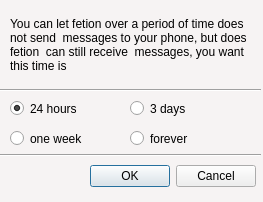
<ui version="4.0" >
 <class>refuseSMSDia</class>
 <widget class="QDialog" name="refuseSMSDia" >
  <property name="geometry" >
   <rect>
    <x>0</x>
    <y>0</y>
    <width>263</width>
    <height>202</height>
   </rect>
  </property>
  <property name="windowTitle" >
   <string>Dialog</string>
  </property>
  <property name="styleSheet" >
   <string>QDialog {
background-color:rgb(246,243,243);
}</string>
  </property>
  <widget class="QDialogButtonBox" name="buttonBox" >
   <property name="geometry" >
    <rect>
     <x>90</x>
     <y>160</y>
     <width>166</width>
     <height>32</height>
    </rect>
   </property>
   <property name="orientation" >
    <enum>Qt::Horizontal</enum>
   </property>
   <property name="standardButtons" >
    <set>QDialogButtonBox::Cancel|QDialogButtonBox::NoButton|QDialogButtonBox::Ok</set>
   </property>
  </widget>
  <widget class="QLabel" name="Test_Show" >
   <property name="geometry" >
    <rect>
     <x>191</x>
     <y>7</y>
     <width>71</width>
     <height>20</height>
    </rect>
   </property>
   <property name="text" >
    <string/>
   </property>
  </widget>
  <widget class="QRadioButton" name="RB_24" >
   <property name="geometry" >
    <rect>
     <x>10</x>
     <y>97</y>
     <width>89</width>
     <height>23</height>
    </rect>
   </property>
   <property name="text" >
    <string>24 hours</string>
   </property>
   <property name="checked" >
    <bool>true</bool>
   </property>
  </widget>
  <widget class="QRadioButton" name="RB_3D" >
   <property name="geometry" >
    <rect>
     <x>130</x>
     <y>97</y>
     <width>89</width>
     <height>23</height>
    </rect>
   </property>
   <property name="text" >
    <string>3 days</string>
   </property>
  </widget>
  <widget class="QRadioButton" name="RB_1W" >
   <property name="geometry" >
    <rect>
     <x>10</x>
     <y>127</y>
     <width>89</width>
     <height>23</height>
    </rect>
   </property>
   <property name="text" >
    <string>one week</string>
   </property>
  </widget>
  <widget class="QRadioButton" name="RB_FE" >
   <property name="geometry" >
    <rect>
     <x>130</x>
     <y>127</y>
     <width>89</width>
     <height>23</height>
    </rect>
   </property>
   <property name="text" >
    <string>forever</string>
   </property>
  </widget>
  <widget class="QLabel" name="label" >
   <property name="geometry" >
    <rect>
     <x>10</x>
     <y>10</y>
     <width>241</width>
     <height>71</height>
    </rect>
   </property>
   <property name="text" >
    <string>&lt;html>&lt;head>&lt;meta name="qrichtext" content="1" />&lt;style type="text/css">
p, li { white-space: pre-wrap; }
&lt;/style>&lt;/head>&lt;body style=" font-family:'宋体'; font-size:9pt; font-weight:400; font-style:normal;">
&lt;p style=" margin-top:0px; margin-bottom:0px; margin-left:0px; margin-right:0px; -qt-block-indent:0; text-indent:0px;">&lt;span style=" font-family:'Sans Serif';">You can let fetion over a period of time does not send  messages to your phone, but does  fetion  can still receive  messages, you want this time is&lt;/span>&lt;/p>&lt;/body>&lt;/html></string>
   </property>
   <property name="textFormat" >
    <enum>Qt::RichText</enum>
   </property>
   <property name="scaledContents" >
    <bool>true</bool>
   </property>
   <property name="wordWrap" >
    <bool>true</bool>
   </property>
  </widget>
  <widget class="Line" name="line" >
   <property name="geometry" >
    <rect>
     <x>0</x>
     <y>80</y>
     <width>261</width>
     <height>20</height>
    </rect>
   </property>
   <property name="orientation" >
    <enum>Qt::Horizontal</enum>
   </property>
  </widget>
  <widget class="Line" name="line_2" >
   <property name="geometry" >
    <rect>
     <x>0</x>
     <y>147</y>
     <width>261</width>
     <height>16</height>
    </rect>
   </property>
   <property name="orientation" >
    <enum>Qt::Horizontal</enum>
   </property>
  </widget>
 </widget>
 <resources/>
 <connections>
  <connection>
   <sender>buttonBox</sender>
   <signal>accepted()</signal>
   <receiver>refuseSMSDia</receiver>
   <slot>accept()</slot>
   <hints>
    <hint type="sourcelabel" >
     <x>248</x>
     <y>254</y>
    </hint>
    <hint type="destinationlabel" >
     <x>157</x>
     <y>274</y>
    </hint>
   </hints>
  </connection>
  <connection>
   <sender>buttonBox</sender>
   <signal>rejected()</signal>
   <receiver>refuseSMSDia</receiver>
   <slot>reject()</slot>
   <hints>
    <hint type="sourcelabel" >
     <x>316</x>
     <y>260</y>
    </hint>
    <hint type="destinationlabel" >
     <x>286</x>
     <y>274</y>
    </hint>
   </hints>
  </connection>
 </connections>
</ui>
